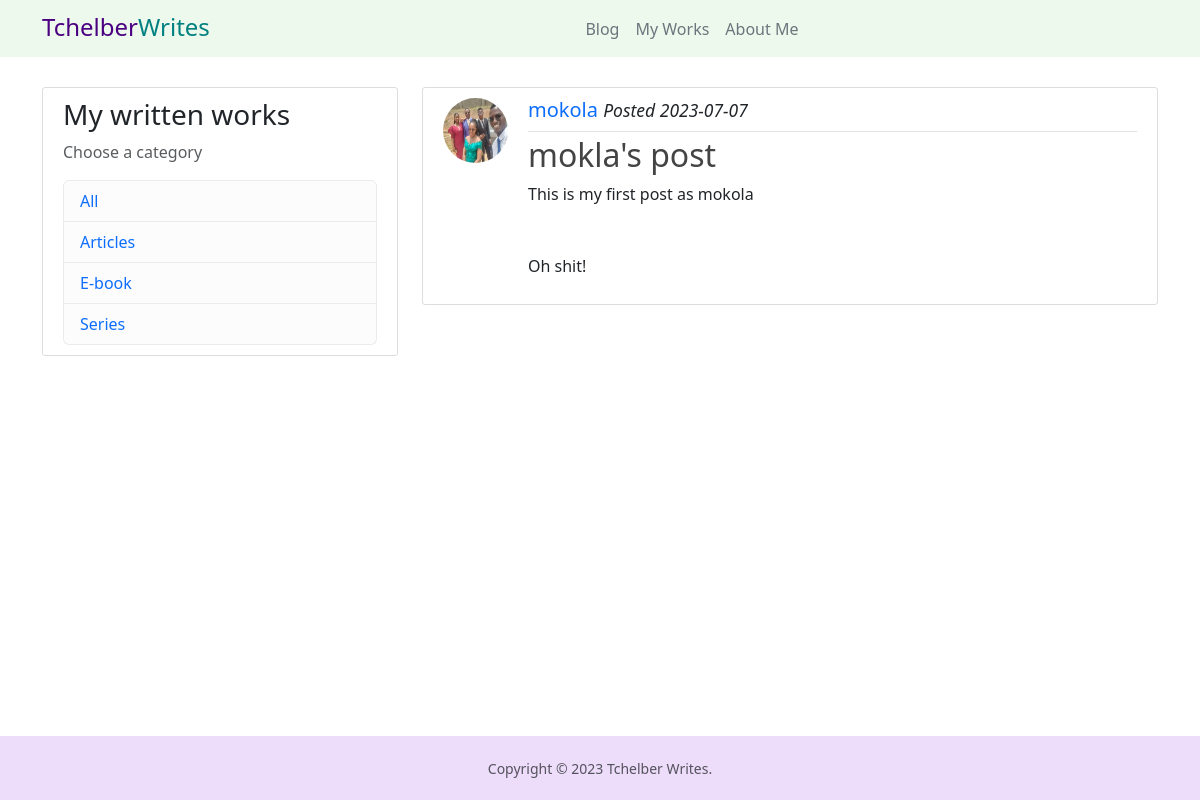
The app's page /post/4 with its own data.
### blogapp/models.py (models this page shows, shortened)
class User(db.Model, UserMixin):
    id = db.Column(db.Integer, primary_key=True)
    username = db.Column(db.String(50), unique=True, nullable=False)
    email = db.Column(db.String(120), unique=True, nullable=False)
    image_file = db.Column(db.Text, nullable=False, default="default.jpg")
    password = db.Column(db.String(60), nullable=False)
    is_admin = db.Column(db.Boolean, nullable=False, default=False)
    posts = db.relationship('BlogPost', backref = "author", lazy=True)

class BlogPost(db.Model):
    id = db.Column(db.Integer, primary_key=True)
    content = db.Column(db.Text, nullable=False)
    title = db.Column(db.Text, nullable=False)
    date_posted = db.Column(db.DateTime, nullable=False, default= datetime.utcnow)
    user_id = db.Column(db.Integer, db.ForeignKey("user.id"), nullable=False)

### blogapp/views.py (the view)
@views.route("/post/<int:post_id>")
def post(post_id):
    post =  BlogPost.query.get_or_404(post_id)
    return render_template('post.html', title=post.title, post=post)

### blogapp/templates/post.html (shortened to what this page needs)
{% extends "layout.html" %}
{% block body %}
<div class="row">
  <div class="col-md-4">
    <div class="content-section">
      <h3>My written works</h3>
      <p class="text-muted">Choose a category</p>
      <ul class="list-group">
        <li class="list-group-item list-group-item-light">
          <a href="{{ url_for('views.releases') }}">All</a>
        </li>
        <li class="list-group-item list-group-item-light">
          <a href="{{ url_for('views.releases', category='articles') }}"
            >Articles</a
          >
        </li>
        <li class="list-group-item list-group-item-light">
          <a href="{{ url_for('views.releases', category='e-book') }}"
            >E-book</a
          >
        </li>
        <li class="list-group-item list-group-item-light">
          <a href="{{ url_for('views.releases', category='series') }}"
            >Series</a
          >
        </li>
      </ul>
    </div>
  </div>
<div class="col-md-8">
<div class="d-flex content-section">
  <div class="flex-shrink-0">
      <img class="rounded-circle article-img" src="{{ url_for('static', filename='profile_pics/' + post.author.image_file) }}">
  </div>
  <div class="flex-grow-1 ms-1">
    <div class="article-metadata">
      <h5>
  <a class="mr-2" href="{{ url_for('views.user_posts', username=post.author.username) }}">{{ post.author.username }}</a>
  <small cass="text-muted"><i>Posted {{ post.date_posted.strftime('%Y-%m-%d') }}</i></small>
</h5>
      </div>
      <h2 class="article-title">{{ post.title }}</h2>
      <p class="article-content">{{ post.content }}</p>
    </div>
  </div>
</div>
</div>
{% endblock %}

### blogapp/static/main.css (style rules this page uses)
body { font-family: Arial, Helvetica, sans-serif; min-height: 100vh; display: flex; flex-direction: column; }
a:link { text-decoration: none; }
p, h4, h5, h6, h3 { font-family: system-ui,-apple-system,"Segoe UI",Roboto,"Helvetica Neue","Noto Sans","Liberation Sans",Arial,sans-serif,"Apple Color Emoji","Segoe UI Emoji","Segoe UI Symbol","Noto Color Emoji"; justify-content: center; }
.content-section { background: #ffffff; padding: 10px 20px; border: 1px solid #dddddd; border-radius: 3px; margin-top: 30px; margin-bottom: 20px; }
.article-title { color: #444444; }
.article-content { white-space: pre-line; }
.article-img { height: 65px; width: 65px; margin-right: 16px; }
.article-metadata { padding-bottom: 1px; margin-bottom: 4px; border-bottom: 1px solid #e3e3e3 }

### records on screen
User: image_file (picture), author.username "mokola"
BlogPost: date_posted "2023-07-07", title "mokla's post", content "This is my first post as mokola Oh shit!"
